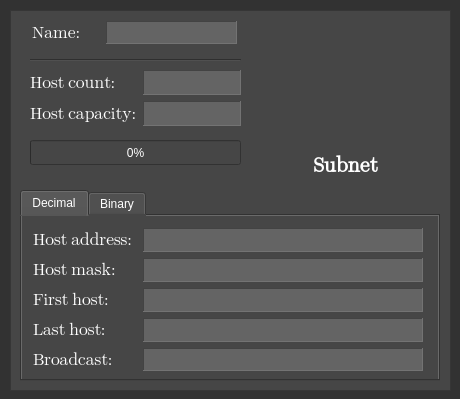
<?xml version="1.0" encoding="UTF-8"?>
<ui version="4.0">
 <class>SubnetDialog</class>
 <widget class="QDialog" name="SubnetDialog">
  <property name="geometry">
   <rect>
    <x>0</x>
    <y>0</y>
    <width>460</width>
    <height>399</height>
   </rect>
  </property>
  <property name="windowTitle">
   <string>Subnet</string>
  </property>
  <property name="autoFillBackground">
   <bool>false</bool>
  </property>
  <property name="styleSheet">
   <string notr="true">background-color: rgb(50, 50, 50);
color: rgb(255, 255, 255);</string>
  </property>
  <widget class="QFrame" name="frame">
   <property name="geometry">
    <rect>
     <x>10</x>
     <y>10</y>
     <width>441</width>
     <height>381</height>
    </rect>
   </property>
   <property name="font">
    <font>
     <weight>50</weight>
     <bold>false</bold>
    </font>
   </property>
   <property name="styleSheet">
    <string notr="true">background-color: rgb(70, 70, 70)</string>
   </property>
   <property name="frameShape">
    <enum>QFrame::StyledPanel</enum>
   </property>
   <property name="frameShadow">
    <enum>QFrame::Raised</enum>
   </property>
   <widget class="QLabel" name="label_10">
    <property name="geometry">
     <rect>
      <x>290</x>
      <y>140</y>
      <width>91</width>
      <height>31</height>
     </rect>
    </property>
    <property name="font">
     <font>
      <family>Segoe UI Emoji</family>
      <pointsize>16</pointsize>
      <weight>75</weight>
      <bold>true</bold>
     </font>
    </property>
    <property name="styleSheet">
     <string notr="true">color: rgb(255, 255, 255);</string>
    </property>
    <property name="text">
     <string>Subnet</string>
    </property>
    <property name="alignment">
     <set>Qt::AlignCenter</set>
    </property>
   </widget>
   <widget class="QTabWidget" name="tabWidget">
    <property name="geometry">
     <rect>
      <x>10</x>
      <y>180</y>
      <width>420</width>
      <height>191</height>
     </rect>
    </property>
    <property name="tabPosition">
     <enum>QTabWidget::North</enum>
    </property>
    <property name="currentIndex">
     <number>0</number>
    </property>
    <widget class="QWidget" name="tab">
     <attribute name="title">
      <string>Decimal</string>
     </attribute>
     <widget class="QWidget" name="">
      <property name="geometry">
       <rect>
        <x>11</x>
        <y>12</y>
        <width>390</width>
        <height>143</height>
       </rect>
      </property>
      <layout class="QGridLayout" name="gridLayout">
       <item row="0" column="0">
        <widget class="QLabel" name="label_13">
         <property name="font">
          <font>
           <family>Segoe UI Emoji</family>
           <pointsize>13</pointsize>
           <weight>50</weight>
           <italic>false</italic>
           <bold>false</bold>
          </font>
         </property>
         <property name="text">
          <string>Host address:</string>
         </property>
        </widget>
       </item>
       <item row="0" column="1">
        <widget class="QLabel" name="subnetAddressDecimal">
         <property name="minimumSize">
          <size>
           <width>280</width>
           <height>0</height>
          </size>
         </property>
         <property name="font">
          <font>
           <family>Segoe UI Emoji</family>
           <pointsize>13</pointsize>
           <weight>50</weight>
           <bold>false</bold>
          </font>
         </property>
         <property name="autoFillBackground">
          <bool>false</bool>
         </property>
         <property name="styleSheet">
          <string notr="true">background-color: rgb(100, 100, 100);
</string>
         </property>
         <property name="frameShape">
          <enum>QFrame::Panel</enum>
         </property>
         <property name="frameShadow">
          <enum>QFrame::Sunken</enum>
         </property>
         <property name="text">
          <string/>
         </property>
         <property name="alignment">
          <set>Qt::AlignCenter</set>
         </property>
        </widget>
       </item>
       <item row="1" column="0">
        <widget class="QLabel" name="label_16">
         <property name="font">
          <font>
           <family>Segoe UI Emoji</family>
           <pointsize>13</pointsize>
           <weight>50</weight>
           <italic>false</italic>
           <bold>false</bold>
          </font>
         </property>
         <property name="text">
          <string>Host mask:</string>
         </property>
        </widget>
       </item>
       <item row="1" column="1">
        <widget class="QLabel" name="subnetMaskDecimal">
         <property name="minimumSize">
          <size>
           <width>280</width>
           <height>0</height>
          </size>
         </property>
         <property name="font">
          <font>
           <family>Segoe UI Emoji</family>
           <pointsize>13</pointsize>
           <weight>50</weight>
           <italic>false</italic>
           <bold>false</bold>
          </font>
         </property>
         <property name="autoFillBackground">
          <bool>false</bool>
         </property>
         <property name="styleSheet">
          <string notr="true">background-color: rgb(100, 100, 100);
</string>
         </property>
         <property name="frameShape">
          <enum>QFrame::Panel</enum>
         </property>
         <property name="frameShadow">
          <enum>QFrame::Sunken</enum>
         </property>
         <property name="text">
          <string/>
         </property>
         <property name="alignment">
          <set>Qt::AlignCenter</set>
         </property>
        </widget>
       </item>
       <item row="2" column="0">
        <widget class="QLabel" name="label_19">
         <property name="font">
          <font>
           <family>Segoe UI Emoji</family>
           <pointsize>13</pointsize>
           <weight>50</weight>
           <italic>false</italic>
           <bold>false</bold>
          </font>
         </property>
         <property name="text">
          <string>First host:</string>
         </property>
        </widget>
       </item>
       <item row="2" column="1">
        <widget class="QLabel" name="firstAddressDecimal">
         <property name="minimumSize">
          <size>
           <width>280</width>
           <height>0</height>
          </size>
         </property>
         <property name="font">
          <font>
           <family>Segoe UI Emoji</family>
           <pointsize>13</pointsize>
           <weight>50</weight>
           <bold>false</bold>
          </font>
         </property>
         <property name="autoFillBackground">
          <bool>false</bool>
         </property>
         <property name="styleSheet">
          <string notr="true">background-color: rgb(100, 100, 100);
</string>
         </property>
         <property name="frameShape">
          <enum>QFrame::Panel</enum>
         </property>
         <property name="frameShadow">
          <enum>QFrame::Sunken</enum>
         </property>
         <property name="text">
          <string/>
         </property>
         <property name="alignment">
          <set>Qt::AlignCenter</set>
         </property>
        </widget>
       </item>
       <item row="3" column="0">
        <widget class="QLabel" name="label_18">
         <property name="font">
          <font>
           <family>Segoe UI Emoji</family>
           <pointsize>13</pointsize>
           <weight>50</weight>
           <italic>false</italic>
           <bold>false</bold>
          </font>
         </property>
         <property name="text">
          <string>Last host:</string>
         </property>
        </widget>
       </item>
       <item row="3" column="1">
        <widget class="QLabel" name="lastAddressDecimal">
         <property name="minimumSize">
          <size>
           <width>280</width>
           <height>0</height>
          </size>
         </property>
         <property name="font">
          <font>
           <family>Segoe UI Emoji</family>
           <pointsize>13</pointsize>
           <weight>50</weight>
           <italic>false</italic>
           <bold>false</bold>
          </font>
         </property>
         <property name="autoFillBackground">
          <bool>false</bool>
         </property>
         <property name="styleSheet">
          <string notr="true">background-color: rgb(100, 100, 100);
</string>
         </property>
         <property name="frameShape">
          <enum>QFrame::Panel</enum>
         </property>
         <property name="frameShadow">
          <enum>QFrame::Sunken</enum>
         </property>
         <property name="text">
          <string/>
         </property>
         <property name="alignment">
          <set>Qt::AlignCenter</set>
         </property>
        </widget>
       </item>
       <item row="4" column="0">
        <widget class="QLabel" name="label_23">
         <property name="font">
          <font>
           <family>Segoe UI Emoji</family>
           <pointsize>13</pointsize>
           <weight>50</weight>
           <italic>false</italic>
           <bold>false</bold>
          </font>
         </property>
         <property name="text">
          <string>Broadcast:</string>
         </property>
        </widget>
       </item>
       <item row="4" column="1">
        <widget class="QLabel" name="broadcastAddressDecimal">
         <property name="minimumSize">
          <size>
           <width>280</width>
           <height>0</height>
          </size>
         </property>
         <property name="font">
          <font>
           <family>Segoe UI Emoji</family>
           <pointsize>13</pointsize>
           <weight>50</weight>
           <italic>false</italic>
           <bold>false</bold>
          </font>
         </property>
         <property name="autoFillBackground">
          <bool>false</bool>
         </property>
         <property name="styleSheet">
          <string notr="true">background-color: rgb(100, 100, 100);
</string>
         </property>
         <property name="frameShape">
          <enum>QFrame::Panel</enum>
         </property>
         <property name="frameShadow">
          <enum>QFrame::Sunken</enum>
         </property>
         <property name="text">
          <string/>
         </property>
         <property name="alignment">
          <set>Qt::AlignCenter</set>
         </property>
        </widget>
       </item>
      </layout>
     </widget>
    </widget>
    <widget class="QWidget" name="tab_2">
     <attribute name="title">
      <string>Binary</string>
     </attribute>
     <widget class="QWidget" name="">
      <property name="geometry">
       <rect>
        <x>10</x>
        <y>11</y>
        <width>390</width>
        <height>143</height>
       </rect>
      </property>
      <layout class="QGridLayout" name="gridLayout_2">
       <item row="0" column="0">
        <widget class="QLabel" name="label_14">
         <property name="font">
          <font>
           <family>Segoe UI Emoji</family>
           <pointsize>13</pointsize>
           <weight>50</weight>
           <italic>false</italic>
           <bold>false</bold>
          </font>
         </property>
         <property name="text">
          <string>Host address:</string>
         </property>
        </widget>
       </item>
       <item row="0" column="1">
        <widget class="QLabel" name="subnetAddressBinary">
         <property name="minimumSize">
          <size>
           <width>280</width>
           <height>0</height>
          </size>
         </property>
         <property name="font">
          <font>
           <family>Segoe UI Emoji</family>
           <pointsize>6</pointsize>
           <weight>50</weight>
           <italic>false</italic>
           <bold>false</bold>
          </font>
         </property>
         <property name="autoFillBackground">
          <bool>false</bool>
         </property>
         <property name="styleSheet">
          <string notr="true">background-color: rgb(100, 100, 100);
</string>
         </property>
         <property name="frameShape">
          <enum>QFrame::Panel</enum>
         </property>
         <property name="frameShadow">
          <enum>QFrame::Sunken</enum>
         </property>
         <property name="text">
          <string/>
         </property>
         <property name="alignment">
          <set>Qt::AlignCenter</set>
         </property>
        </widget>
       </item>
       <item row="1" column="0">
        <widget class="QLabel" name="label_15">
         <property name="font">
          <font>
           <family>Segoe UI Emoji</family>
           <pointsize>13</pointsize>
           <weight>50</weight>
           <italic>false</italic>
           <bold>false</bold>
          </font>
         </property>
         <property name="text">
          <string>Host mask:</string>
         </property>
        </widget>
       </item>
       <item row="1" column="1">
        <widget class="QLabel" name="subnetMaskBinary">
         <property name="minimumSize">
          <size>
           <width>280</width>
           <height>0</height>
          </size>
         </property>
         <property name="font">
          <font>
           <family>Segoe UI Emoji</family>
           <pointsize>6</pointsize>
           <weight>50</weight>
           <italic>false</italic>
           <bold>false</bold>
          </font>
         </property>
         <property name="autoFillBackground">
          <bool>false</bool>
         </property>
         <property name="styleSheet">
          <string notr="true">background-color: rgb(100, 100, 100);
</string>
         </property>
         <property name="frameShape">
          <enum>QFrame::Panel</enum>
         </property>
         <property name="frameShadow">
          <enum>QFrame::Sunken</enum>
         </property>
         <property name="text">
          <string/>
         </property>
         <property name="alignment">
          <set>Qt::AlignCenter</set>
         </property>
        </widget>
       </item>
       <item row="2" column="0">
        <widget class="QLabel" name="label_21">
         <property name="font">
          <font>
           <family>Segoe UI Emoji</family>
           <pointsize>13</pointsize>
           <weight>50</weight>
           <italic>false</italic>
           <bold>false</bold>
          </font>
         </property>
         <property name="text">
          <string>First host:</string>
         </property>
        </widget>
       </item>
       <item row="2" column="1">
        <widget class="QLabel" name="firstAddressBinary">
         <property name="minimumSize">
          <size>
           <width>280</width>
           <height>0</height>
          </size>
         </property>
         <property name="font">
          <font>
           <family>Segoe UI Emoji</family>
           <pointsize>6</pointsize>
           <weight>50</weight>
           <bold>false</bold>
          </font>
         </property>
         <property name="autoFillBackground">
          <bool>false</bool>
         </property>
         <property name="styleSheet">
          <string notr="true">background-color: rgb(100, 100, 100);
</string>
         </property>
         <property name="frameShape">
          <enum>QFrame::Panel</enum>
         </property>
         <property name="frameShadow">
          <enum>QFrame::Sunken</enum>
         </property>
         <property name="text">
          <string/>
         </property>
         <property name="alignment">
          <set>Qt::AlignCenter</set>
         </property>
        </widget>
       </item>
       <item row="3" column="0">
        <widget class="QLabel" name="label_20">
         <property name="font">
          <font>
           <family>Segoe UI Emoji</family>
           <pointsize>13</pointsize>
           <weight>50</weight>
           <italic>false</italic>
           <bold>false</bold>
          </font>
         </property>
         <property name="text">
          <string>Last host:</string>
         </property>
        </widget>
       </item>
       <item row="3" column="1">
        <widget class="QLabel" name="lastAddressBinary">
         <property name="minimumSize">
          <size>
           <width>280</width>
           <height>0</height>
          </size>
         </property>
         <property name="font">
          <font>
           <family>Segoe UI Emoji</family>
           <pointsize>6</pointsize>
           <weight>50</weight>
           <italic>false</italic>
           <bold>false</bold>
          </font>
         </property>
         <property name="autoFillBackground">
          <bool>false</bool>
         </property>
         <property name="styleSheet">
          <string notr="true">background-color: rgb(100, 100, 100);
</string>
         </property>
         <property name="frameShape">
          <enum>QFrame::Panel</enum>
         </property>
         <property name="frameShadow">
          <enum>QFrame::Sunken</enum>
         </property>
         <property name="text">
          <string/>
         </property>
         <property name="alignment">
          <set>Qt::AlignCenter</set>
         </property>
        </widget>
       </item>
       <item row="4" column="0">
        <widget class="QLabel" name="label_22">
         <property name="font">
          <font>
           <family>Segoe UI Emoji</family>
           <pointsize>13</pointsize>
           <weight>50</weight>
           <italic>false</italic>
           <bold>false</bold>
          </font>
         </property>
         <property name="text">
          <string>Broadcast:</string>
         </property>
        </widget>
       </item>
       <item row="4" column="1">
        <widget class="QLabel" name="broadcastAddressBinary">
         <property name="minimumSize">
          <size>
           <width>280</width>
           <height>0</height>
          </size>
         </property>
         <property name="font">
          <font>
           <family>Segoe UI Emoji</family>
           <pointsize>6</pointsize>
           <weight>50</weight>
           <italic>false</italic>
           <bold>false</bold>
          </font>
         </property>
         <property name="autoFillBackground">
          <bool>false</bool>
         </property>
         <property name="styleSheet">
          <string notr="true">background-color: rgb(100, 100, 100);
</string>
         </property>
         <property name="frameShape">
          <enum>QFrame::Panel</enum>
         </property>
         <property name="frameShadow">
          <enum>QFrame::Sunken</enum>
         </property>
         <property name="text">
          <string/>
         </property>
         <property name="alignment">
          <set>Qt::AlignCenter</set>
         </property>
        </widget>
       </item>
      </layout>
     </widget>
    </widget>
   </widget>
   <widget class="QPushButton" name="graphImage">
    <property name="enabled">
     <bool>false</bool>
    </property>
    <property name="geometry">
     <rect>
      <x>280</x>
      <y>20</y>
      <width>120</width>
      <height>120</height>
     </rect>
    </property>
    <property name="text">
     <string/>
    </property>
    <property name="flat">
     <bool>true</bool>
    </property>
   </widget>
   <widget class="QProgressBar" name="progressBar">
    <property name="geometry">
     <rect>
      <x>20</x>
      <y>130</y>
      <width>211</width>
      <height>25</height>
     </rect>
    </property>
    <property name="value">
     <number>0</number>
    </property>
   </widget>
   <widget class="Line" name="line_3">
    <property name="geometry">
     <rect>
      <x>20</x>
      <y>40</y>
      <width>211</width>
      <height>20</height>
     </rect>
    </property>
    <property name="orientation">
     <enum>Qt::Horizontal</enum>
    </property>
   </widget>
   <widget class="QWidget" name="layoutWidget_4">
    <property name="geometry">
     <rect>
      <x>20</x>
      <y>60</y>
      <width>211</width>
      <height>56</height>
     </rect>
    </property>
    <layout class="QGridLayout" name="gridLayout_4">
     <item row="0" column="0">
      <widget class="QLabel" name="label_17">
       <property name="font">
        <font>
         <family>Segoe UI Emoji</family>
         <pointsize>13</pointsize>
         <weight>50</weight>
         <italic>false</italic>
         <bold>false</bold>
        </font>
       </property>
       <property name="text">
        <string>Host count:</string>
       </property>
      </widget>
     </item>
     <item row="0" column="1">
      <widget class="QLabel" name="hostCount">
       <property name="font">
        <font>
         <family>Segoe UI Emoji</family>
         <pointsize>13</pointsize>
         <weight>50</weight>
         <italic>false</italic>
         <bold>false</bold>
        </font>
       </property>
       <property name="autoFillBackground">
        <bool>false</bool>
       </property>
       <property name="styleSheet">
        <string notr="true">background-color: rgb(100, 100, 100);
</string>
       </property>
       <property name="frameShape">
        <enum>QFrame::Panel</enum>
       </property>
       <property name="frameShadow">
        <enum>QFrame::Sunken</enum>
       </property>
       <property name="text">
        <string/>
       </property>
       <property name="alignment">
        <set>Qt::AlignCenter</set>
       </property>
      </widget>
     </item>
     <item row="1" column="1">
      <widget class="QLabel" name="hostCapacity">
       <property name="font">
        <font>
         <family>Segoe UI Emoji</family>
         <pointsize>13</pointsize>
         <weight>50</weight>
         <italic>false</italic>
         <bold>false</bold>
        </font>
       </property>
       <property name="autoFillBackground">
        <bool>false</bool>
       </property>
       <property name="styleSheet">
        <string notr="true">background-color: rgb(100, 100, 100);
</string>
       </property>
       <property name="frameShape">
        <enum>QFrame::Panel</enum>
       </property>
       <property name="frameShadow">
        <enum>QFrame::Sunken</enum>
       </property>
       <property name="text">
        <string/>
       </property>
       <property name="alignment">
        <set>Qt::AlignCenter</set>
       </property>
      </widget>
     </item>
     <item row="1" column="0">
      <widget class="QLabel" name="label_11">
       <property name="font">
        <font>
         <family>Segoe UI Emoji</family>
         <pointsize>13</pointsize>
         <weight>50</weight>
         <italic>false</italic>
         <bold>false</bold>
        </font>
       </property>
       <property name="text">
        <string>Host capacity:</string>
       </property>
      </widget>
     </item>
    </layout>
   </widget>
   <widget class="QLabel" name="subnetName">
    <property name="geometry">
     <rect>
      <x>96</x>
      <y>11</y>
      <width>131</width>
      <height>23</height>
     </rect>
    </property>
    <property name="minimumSize">
     <size>
      <width>120</width>
      <height>0</height>
     </size>
    </property>
    <property name="font">
     <font>
      <family>Segoe UI Emoji</family>
      <pointsize>13</pointsize>
      <weight>50</weight>
      <italic>false</italic>
      <bold>false</bold>
     </font>
    </property>
    <property name="autoFillBackground">
     <bool>false</bool>
    </property>
    <property name="styleSheet">
     <string notr="true">background-color: rgb(100, 100, 100);
</string>
    </property>
    <property name="frameShape">
     <enum>QFrame::Panel</enum>
    </property>
    <property name="frameShadow">
     <enum>QFrame::Sunken</enum>
    </property>
    <property name="text">
     <string/>
    </property>
    <property name="alignment">
     <set>Qt::AlignCenter</set>
    </property>
   </widget>
   <widget class="QLabel" name="label_9">
    <property name="geometry">
     <rect>
      <x>22</x>
      <y>11</y>
      <width>49</width>
      <height>23</height>
     </rect>
    </property>
    <property name="font">
     <font>
      <family>Segoe UI Emoji</family>
      <pointsize>13</pointsize>
      <weight>50</weight>
      <italic>false</italic>
      <bold>false</bold>
     </font>
    </property>
    <property name="text">
     <string>Name:</string>
    </property>
   </widget>
  </widget>
 </widget>
 <resources/>
 <connections/>
</ui>
